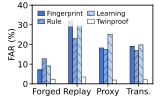

Here is the Python script that generated this plot:
from pathlib import Path

import matplotlib
import matplotlib.pyplot as plt
import numpy as np
from matplotlib.patches import Patch


matplotlib.use("TkAgg")

# ===================== Raw data =====================
attack_labels = ["Forged", "Replay", "Proxy", "Trans."]
method_labels = ["Fingerprint", "Rule", "Learning", "Twinproof"]

far_values = np.array(
    [
        [7.26, 31.70, 18.26, 19.15],
        [12.77, 23.04, 17.61, 16.96],
        [9.09, 29.46, 25.27, 19.79],
        [2.37, 3.47, 1.93, 2.03],
    ]
)

# ===================== Blue gradient + texture =====================
colors = [
    "#4874CB",
    "#7FA6E6",
    "#BCD3F5",
    "#FFFFFF",
]

hatches = [
    "",
    "/////",
    "\\\\\\\\",
    "",
]

# ===================== Figure size: cm to inch =====================
cm_to_in = 1 / 2.54
fig_w = 4.1 * cm_to_in
fig_h = 2.5 * cm_to_in

plt.rcParams.update(
    {
        "font.size": 6,
        "axes.labelsize": 6,
        "xtick.labelsize": 6,
        "ytick.labelsize": 6,
        "legend.fontsize": 4.8,
        "font.family": "sans-serif",
        "hatch.linewidth": 0.2,
    }
)

fig, ax = plt.subplots(figsize=(fig_w, fig_h))
fig.patch.set_facecolor("white")
ax.set_facecolor("white")

# ===================== Bar layout =====================
bar_w = 0.065
cluster_gap = 0.20

x1 = np.array([0, 1, 2, 3]) * bar_w

start2 = x1[-1] + bar_w + cluster_gap
x2 = start2 + np.array([0, 1, 2, 3]) * bar_w

start3 = x2[-1] + bar_w + cluster_gap
x3 = start3 + np.array([0, 1, 2, 3]) * bar_w

start4 = x3[-1] + bar_w + cluster_gap
x4 = start4 + np.array([0, 1, 2, 3]) * bar_w

group_xs = [x1, x2, x3, x4]


def draw_group(xs, values):
    for i, x in enumerate(xs):
        ax.bar(
            x,
            values[i],
            width=bar_w,
            color=colors[i],
            edgecolor="black",
            linewidth=0.3,
            hatch=hatches[i],
            align="center",
        )


for attack_index, xs in enumerate(group_xs):
    draw_group(xs, far_values[:, attack_index])

# ===================== Axes =====================
group_centers = [np.mean(xs) for xs in group_xs]

ax.set_xticks(group_centers)
ax.set_xticklabels(attack_labels)

ax.set_ylabel("FAR (%)", labelpad=1)

ax.set_ylim(0, 40)
ax.set_yticks([0, 10, 20, 30, 40])

ax.tick_params(axis="both", pad=1, width=0.5, length=2)

for sp in ["left", "right", "top", "bottom"]:
    ax.spines[sp].set_visible(True)
    ax.spines[sp].set_linewidth(0.6)

# ===================== Legend =====================
legend_handles = [
    Patch(facecolor=colors[0], edgecolor="black", linewidth=0.3, hatch=hatches[0], label=method_labels[0]),
    Patch(facecolor=colors[1], edgecolor="black", linewidth=0.3, hatch=hatches[1], label=method_labels[1]),
    Patch(facecolor=colors[2], edgecolor="black", linewidth=0.3, hatch=hatches[2], label=method_labels[2]),
    Patch(facecolor=colors[3], edgecolor="black", linewidth=0.3, hatch=hatches[3], label=method_labels[3]),
]

legend = ax.legend(
    handles=legend_handles,
    loc="upper left",
    ncol=2,
    frameon=True,
    borderpad=0.18,
    handlelength=1.0,
    handletextpad=0.35,
    columnspacing=0.75,
    labelspacing=0.2,
    bbox_to_anchor=(0.01, 0.99),
)

frame = legend.get_frame()
frame.set_facecolor("white")
frame.set_alpha(0.8)
frame.set_edgecolor("none")
frame.set_linewidth(0.0)

# ===================== Layout =====================
plt.subplots_adjust(
    left=0.2,
    right=0.95,
    bottom=0.15,
    top=0.95,
)

# ===================== Export =====================
output_path = Path(__file__).with_suffix(".pdf")
plt.savefig(output_path, format="pdf")
plt.show()
